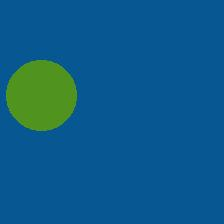
#> input picture circles_test/CIRCLES_115.jpg, 224 x 224 px
$ python 05_DrawingOne.py
#> lines starting #> are read from the running program, lines starting #| are printed output that depends on the picture; after the words box and inside, x2 and y2 are one past the last pixel; in counts of white or black regions, pixels touching at a corner belong together
import os

import cv2
import numpy as np


from _ImagePath import image_path
image = cv2.imread(image_path)
#> image is the input picture: shape (224, 224, 3); mean B, G, R 137, 91.7, 12.7

# Konwertuj obraz na odcienie szarości
gray_image = cv2.cvtColor(image, cv2.COLOR_BGR2GRAY)
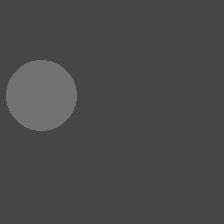
#> gray_image: shape (224, 224); min 57, max 127, mean 73.5

# Progowanie Otsu
_, thresholded_image = cv2.threshold(gray_image, 0, 255, cv2.THRESH_BINARY + cv2.THRESH_OTSU)
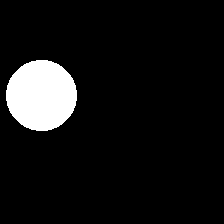
#> thresholded_image: shape (224, 224); 7.9% white; 1 white region, box (x1, y1, x2, y2) and area: (6, 60, 77, 131) 3943

# Zastosuj algorytm Canny do detekcji krawędzi
edges = cv2.Canny(thresholded_image, 50, 150)
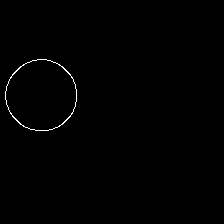
#> edges: shape (224, 224); 0.48% white in thin lines or dots, all inside (x1, y1, x2, y2) = (5, 59, 77, 131)

# Znajdź kontury w obrazie po detekcji krawędzi
contours, _ = cv2.findContours(edges, cv2.RETR_EXTERNAL, cv2.CHAIN_APPROX_SIMPLE)
#> contours = 1 contour; box (x1, y1, x2, y2) and area: (5, 59, 77, 131) 3960

draw_image = cv2.drawContours(image.copy(), contours, -1, (0, 0, 255), 3)

# Wyświetl obraz z zaznaczonymi obszarami i podpisanymi kształtami`

cv2.imshow(f'{image_path}', draw_image)

contours = len(contours)
#> contours = 1
print(f'All contours: {contours}')
#| All contours: 1
cv2.waitKey(0)
cv2.destroyAllWindows()

$ run again, with circles_test/CIRCLES_12.jpg copied over circles_test/CIRCLES_115.jpg
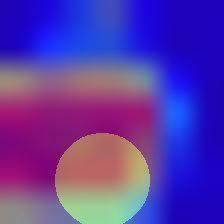
#> input picture circles_test/CIRCLES_12.jpg, 224 x 224 px
#> image is the input picture: shape (224, 224, 3); mean B, G, R 167, 57.3, 90.2
#> `_, thresholded_image = cv2.threshold(gray_image, 0, 255, cv2.THRESH_BI..`:
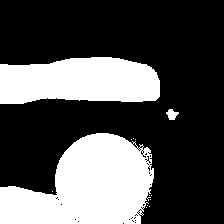
#> thresholded_image: shape (224, 224); 31.7% white; 13 white regions (10 under 20 px), largest, box (x1, y1, x2, y2) and area: (0, 133, 154, 224) 9515, (0, 57, 160, 104) 6279, (166, 109, 179, 120) 89
#> edges: shape (224, 224); 1.7% white in thin lines or dots, all inside (x1, y1, x2, y2) = (0, 56, 179, 224)
#> `contours, _ = cv2.findContours(edges, cv2.RETR_EXTERNAL, cv2.CHAIN_APP..`: contours = 47 contours, 46 with area under 20; largest, box (x1, y1, x2, y2) and area: (166, 108, 179, 120) 89
#> `draw_image = cv2.drawContours(image.copy(), contours, -1, (0, 0, 255),..`:
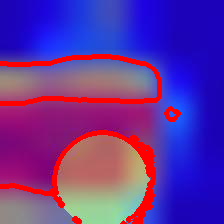
#> draw_image: shape (224, 224, 3); mean B, G, R 155.2, 51.1, 100.8
#> `contours = len(contours)`: contours = 47
#| All contours: 47
